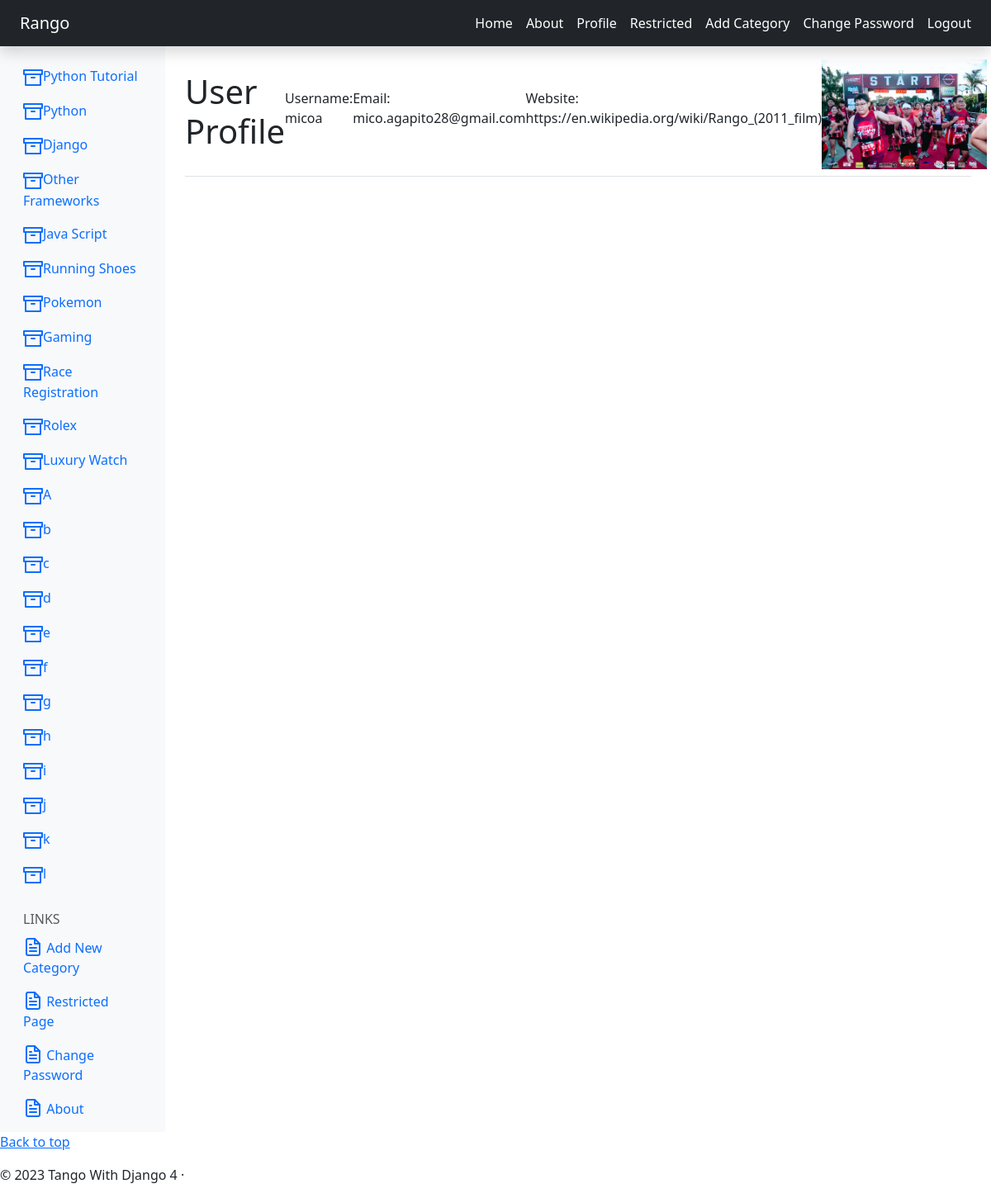
The page /rango/profile/ (signed in) on the database its author committed.
### rango/models.py (models this page shows, shortened)
class Category(models.Model):
    name = models.CharField(max_length=128, unique=True)
    views = models.IntegerField(default=0)
    likes = models.IntegerField(default=0)
    slug = models.SlugField(unique=True)
    class Meta:
        verbose_name_plural = 'Categories'

class UserProfile(models.Model):
    user = models.OneToOneField('auth.User', on_delete=models.CASCADE)
    website = models.URLField(blank=True)
    picture = models.ImageField(upload_to='profile_images', blank=True)

### rango/views.py (the view)
# urls.py: path('profile/', views.profile, name='profile'),
@login_required
def profile(request):
    user_profile = UserProfile.objects.get(user=request.user)
    context_dict = {'user_profile': user_profile}
    return render(request, 'rango/profile.html', context=context_dict)

### rango/templatetags/rango_template_tags.py (called while the page is built)
@register.inclusion_tag('rango/categories.html', takes_context=True)
def get_category_list(context, current_category=None):
    return {
        'categories': Category.objects.all(),
        'current_category': current_category,
        'user': context['user']
            }

### rango/templates/rango/profile.html (shortened to what this page needs)
{% extends 'rango/base.html' %}
    {% load static %}
    {% block body_block %}
        <h1>User Profile</h1>
        <p>Username: {{ user.username }}</p>
        <p>Email: {{ user.email }}</p>
        <p>Website: {{ user_profile.website }}</p>
        {% if user_profile.picture %}
            <img src="{{ user_profile.picture.url }}" alt="Profile Picture" style="max-width: 200px;">
        {% else %}
            <p>No profile picture available.</p>
        {% endif %}
    {% endblock %}

### rango/templates/rango/categories.html
<ul class="nav flex-column">
{% if categories %}
    {% for c in categories %}
        {% if c == current_category %}
            <li class="nav-item">
                <a class="nav-link activate"
                    href="{% url 'rango:show_category' c.slug %}">
                       <span data-feather="archive"></span>{{ c.name }}
                </a>
            </li>
        {% else %}
            <li class="nav-item">
                <a class="nav-link"
                    href="{% url 'rango:show_category' c.slug %}">
                    <span data-feather="archive"></span>{{ c.name }}
                </a>
            </li>
        {% endif %}
    {% endfor %}
{% else %}
    <li class="nav-item">
        There are no categories present.
    </li>
{% endif %}
</ul>

### rows shown on the page
Category: name "Python Tutorial"
Category: name "Python"
Category: name "Django"
Category: name "Other Frameworks"
Category: name "Java Script"
Category: name "Running Shoes"
Category: name "Pokemon"
Category: name "Gaming"
Category: name "Race Registration"
Category: name "Rolex"
Category: name "Luxury Watch"
Category: name "A"
Category: name "b"
Category: name "c"
Category: name "d"
Category: name "e"
Category: name "f"
Category: name "g"
Category: name "h"
Category: name "i"
Category: name "j"
Category: name "k"
Category: name "l"
UserProfile: website "https://en.wikipedia.org/wiki/Rango_(2011_film)", picture (picture)

### other values the page prints
{{ user.username }} "micoa"
{{ user.email }} "mico.agapito28@gmail.com"
